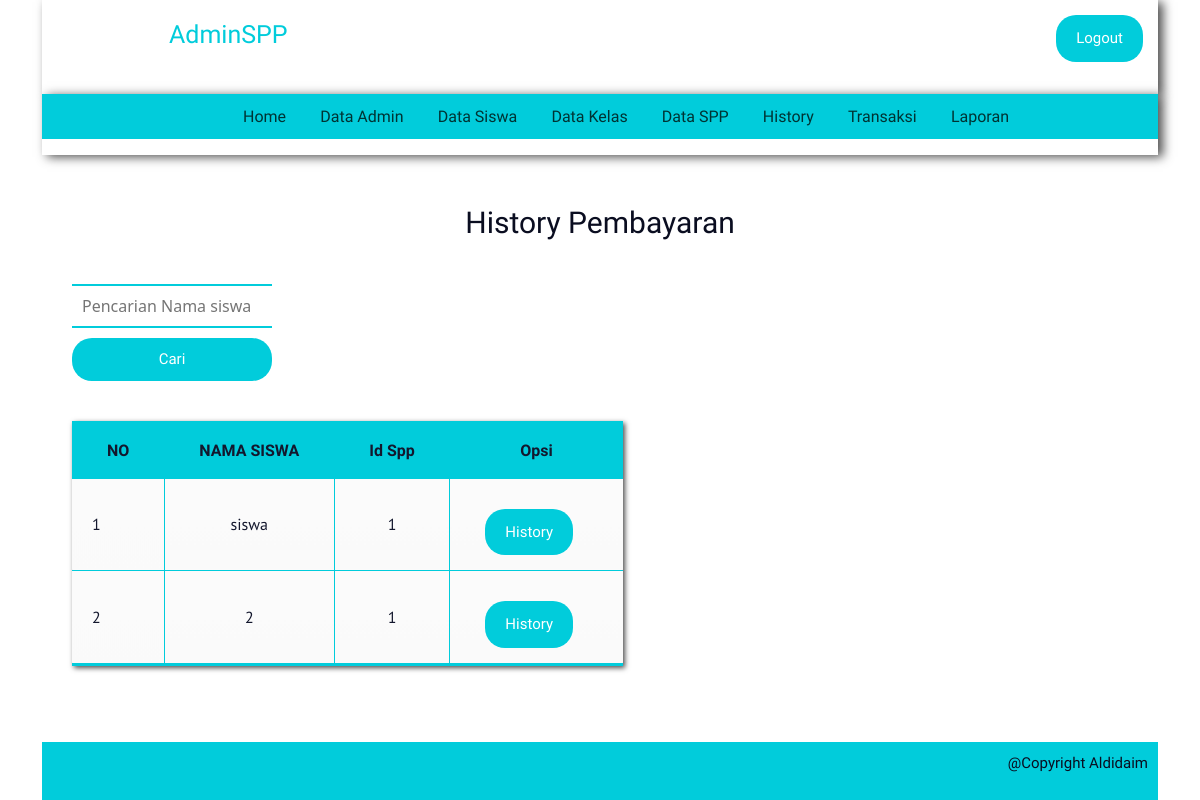
The app's page /admin/history_pembayaran.php (signed in) with its own data.
### tables this page shows
CREATE TABLE `siswa` (
  `nisn` char(10) NOT NULL,
  `nis` char(8) NOT NULL,
  `nama` varchar(35) NOT NULL,
  `id_kelas` int(11) NOT NULL,
  `alamat` text NOT NULL,
  `no_telp` varchar(13) NOT NULL,
  `id_spp` int(11) NOT NULL
);

### admin/history_pembayaran.php (the view, shortened to what this page needs)
<?php
include '../koneksi.php';
include 'header.php';
$siswa = query("SELECT * FROM siswa");
?>
<div class="content-all">
    <h2>History Pembayaran</h2>
    <form action="" method="POST">
        <div class="form">
            <input type="text" name="keyword" placeholder="Pencarian Nama siswa">
            <br>
            <button class="cari" type="submit" name="cari">Cari</button>
        </div>
    </form>
    <div class="tabel">
        <table cellspacing='0'>
            <thead>
                <tr>
                    <th>NO</th>
                    <th>NAMA SISWA</th>
                    <th>Id Spp</th>
                    <th>Opsi</th>
                </tr>
            </thead>
            <?php $i = 1; ?>
            <?php foreach ($siswa as $dta) : ?>
                <tbody>
                    <tr>
                        <td><?= $i++; ?></td>
                        <td><?= $dta['nama'] ?></td>
                        <td><?= $dta["id_spp"]; ?></td>
                        <td>
                            <a class="edit" href=" detail_history.php?nisn=<?= $dta['nisn'] ?>">History</a>
                        </td>
                    </tr>
                </tbody>
            <?php endforeach; ?>
        </table>
    </div>
</div>
<?php include "../footer.php"; ?>

### asset/style.css (style rules this page uses)
* { margin: 0; padding: 0; }
.content-all { width: 100%; margin-top: 15px; color: #01ccdb; margin-bottom: 30px; }
.content-all h2 { padding: 35px; font-family: viga; text-align: center; font-size: 30px; color: #0a0d20; }
.tabel { margin-top: 10px; padding: 30px; margin-bottom: 10px; }
table { font-family: "PT Sans"; color: #13172d; background: #eaebec; border-bottom: #01ccdb 3px solid; box-shadow: 2px 2px 5px rgba(0, 0, 0, 0.7); text-align: center; }
table th { padding: 15px 35px; border-top: #01ccdb 3px solid; background: #01ccdb; font-family: Viga; }
table th:first-child { border-left: none; }
table tr { text-align: center; padding-left: 20px; }
table td:first-child { text-align: left; padding-left: 20px; border-left: 0; }
table td { padding: 15px 35px; border-top: 1px solid #01ccdb; border-bottom: 1px solid #01ccdb; border-left: 1px solid #01ccdb; background: #fafafa; background: -webkit-gradient( linear, left top, left bottom, from(#fbfbfb), to(#fafafa) ); background: -moz-linear-gradient(top, #fbfbfb, #fafafa); }
table tr:last-child td { border-bottom: 0; }
table tr:last-child td:first-child { -moz-border-radius-bottomleft: 3px; -webkit-border-bottom-left-radius: 3px; border-bottom-left-radius: 3px; }
table tr:last-child td:last-child { -moz-border-radius-bottomright: 3px; -webkit-border-bottom-right-radius: 3px; border-bottom-right-radius: 3px; }
.edit { font-family: Viga; font-size: 15px; background: #01ccdb; color: white; border-radius: 20px; padding: 12px 20px; margin-top: 15px; float: right; margin-right: 15px; }
.edit { text-decoration: none; }
.form { margin-left: 30px; width: 200px; }
.form input { width: 100%; padding: 8px 10px; border: none; border-bottom: 2px solid #01ccdb; border-top: 2px solid #01ccdb; }
.form .cari { width: 100%; font-family: Viga; font-size: 15px; background: #01ccdb; color: white; border-radius: 20px; padding: 10px 22px; margin-top: 10px; margin-right: 10px; border: none; }

### records on screen
siswa: nama "siswa", id_spp "1"
siswa: nama "2", id_spp "1"
